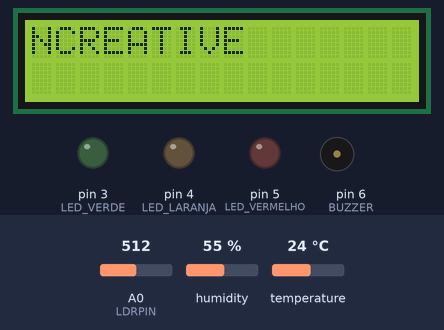
Recording of a sketch running on a simulated Arduino Uno, built with avr-gcc and run on an emulated ATmega328P. On the bench: 16×2 character LCD, output pins drawn as LEDs (lit = HIGH), buzzer (waves = sounding, pin HIGH). The inputs (shaded band) are chosen by the test bench; at power-on: A0 (LDRPIN) = 512, humidity 55 %, temperature 24 °C.

Above: at 0.1 s.
At 2.1 s:
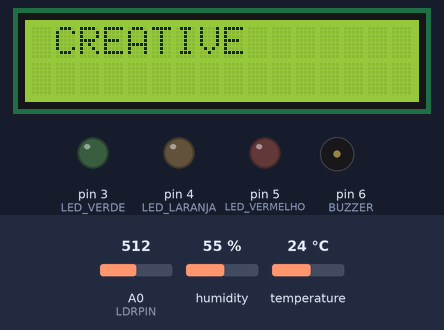
At 4.1 s:
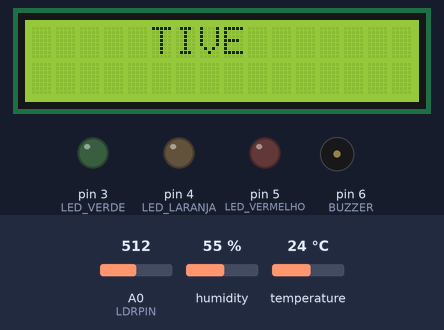
At 8.6 s:
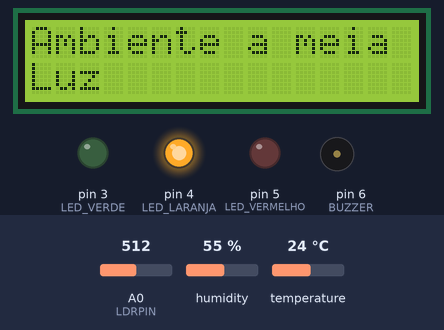
At 13.7 s:
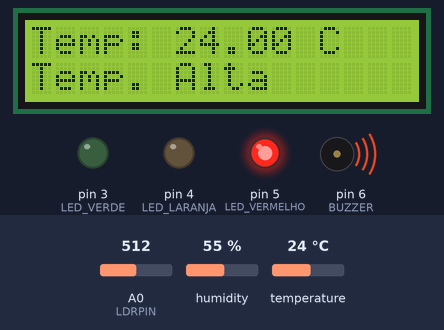
At 35.7 s:
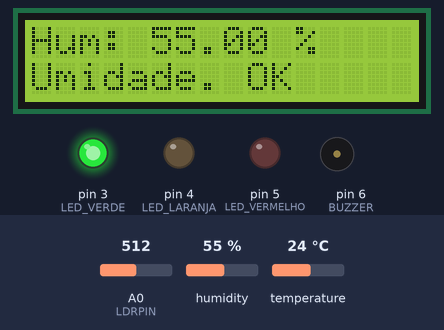
Timing chart, 0 to 37.2 s (numbered marks = the images above):
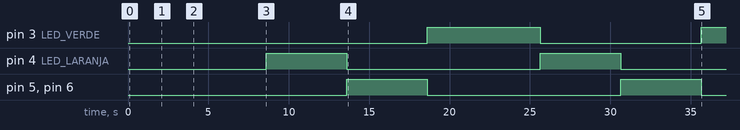

The sketch:

cp02edge.ino
```cpp
// Inclui as bibliotecas para o sensor DHT e o display LCD
#include <DHT.h>
#include <LiquidCrystal.h>

// Define os pinos para os sensores e dispositivos
#define DHTPIN 13
#define DHTTYPE DHT11
#define LDRPIN A0
#define LED_VERDE 3
#define LED_LARANJA 4
#define LED_VERMELHO 5
#define BUZZER 6

// Cria uma instância do sensor DHT e do display LCD
DHT dht(DHTPIN, DHTTYPE);
LiquidCrystal lcd(7, 8, 9, 10, 11, 12);

void setup() {
  // Configura os pinos dos LEDs e do buzzer como saída
  pinMode(LED_VERDE, OUTPUT);
  pinMode(LED_LARANJA, OUTPUT);
  pinMode(LED_VERMELHO, OUTPUT);
  pinMode(BUZZER, OUTPUT);

  // Inicia o display LCD com 16 colunas e 2 linhas
  lcd.begin(16, 2);

  // Inicia o sensor DHT
  dht.begin();

  // Exibe a mensagem inicial
  lcd.setCursor(0, 0);
  lcd.print("NCREATIVE");
  delay(2000); // Atraso de 2 segundos

  // Apaga a mensagem em forma de animação
  for (int posicao = 0; posicao < 9; posicao++) {
    lcd.setCursor(posicao, 0);
    lcd.print(" "); // Substitui cada caractere por um espaço
    delay(500); // Atraso de 0.5 segundo para a animação
  }
}

void loop() {
  // Adiciona um atraso para dar tempo ao DHT22 para fornecer uma leitura
  delay(2000);

  // Lê a umidade e a temperatura do sensor DHT
  float hum = dht.readHumidity();
  float temp = dht.readTemperature();

  // Lê a luminosidade do sensor LDR e mapeia o valor para um intervalo de 0 a 100
  int luz = analogRead(LDRPIN);
  luz = map(luz, 0, 1023, 0, 100);

  // Exibe a luminosidade no display LCD e controla os LEDs e o buzzer de acordo com a luminosidade
  lcd.clear();
  if (luz < 30) {
    lcd.print("Ambiente escuro");
    digitalWrite(LED_VERDE, HIGH);
    digitalWrite(LED_LARANJA, LOW);
    digitalWrite(LED_VERMELHO, LOW);
    digitalWrite(BUZZER, LOW);
  } else if (luz >= 30 && luz < 70) {
    lcd.print("Ambiente a meia");
    lcd.setCursor(0, 1);
    lcd.print("Luz");
    digitalWrite(LED_VERDE, LOW);
    digitalWrite(LED_LARANJA, HIGH);
    digitalWrite(LED_VERMELHO, LOW);
    digitalWrite(BUZZER, LOW);
  } else {
    lcd.print("Ambiente muito");
    lcd.setCursor(0, 1);
    lcd.print("Claro");
    digitalWrite(LED_VERDE, LOW);
    digitalWrite(LED_LARANJA, LOW);
    digitalWrite(LED_VERMELHO, HIGH);
    digitalWrite(BUZZER, HIGH);
  }
  delay(5000);

  // Exibe a temperatura no display LCD e controla os LEDs e o buzzer de acordo com a temperatura
  lcd.clear();
  lcd.print("Temp: ");
  lcd.print(temp);
  lcd.print(" C");
  lcd.setCursor(0, 1); // Move o cursor para a segunda linha
  if (temp >= 10 && temp <= 15) {
    lcd.print("Temp. OK");
    digitalWrite(LED_VERDE, HIGH);
    digitalWrite(LED_LARANJA, LOW);
    digitalWrite(LED_VERMELHO, LOW);
    digitalWrite(BUZZER, LOW);
  } else if (temp > 15) {
    lcd.print("Temp. Alta");
    digitalWrite(LED_VERDE, LOW);
    digitalWrite(LED_LARANJA, LOW);
    digitalWrite(LED_VERMELHO, HIGH);
    digitalWrite(BUZZER, HIGH);
  } else {
    lcd.print("Temp. Baixa");
    digitalWrite(LED_VERDE, LOW);
    digitalWrite(LED_LARANJA, LOW);
    digitalWrite(LED_VERMELHO, HIGH);
    digitalWrite(BUZZER, HIGH);
  }
  delay(5000);

  // Exibe a umidade no display LCD e controla os LEDs e o buzzer de acordo com a umidade
  lcd.clear();
  lcd.print("Hum: ");
  lcd.print(hum);
  lcd.print(" %");
  lcd.setCursor(0, 1); // Move o cursor para a segunda linha
  if (hum >= 50 && hum <= 70) {
    lcd.print("Umidade. OK");
    digitalWrite(LED_VERDE, HIGH);
    digitalWrite(LED_LARANJA, LOW);
    digitalWrite(LED_VERMELHO, LOW);
    digitalWrite(BUZZER, LOW);
  } else if (hum > 70) {
    lcd.print("Umidade. Alta");
    digitalWrite(LED_VERDE, LOW);
    digitalWrite(LED_LARANJA, LOW);
    digitalWrite(LED_VERMELHO, HIGH);
    digitalWrite(BUZZER, HIGH);
  } else {
    lcd.print("Umidade. Baixa");
    digitalWrite(LED_VERDE, LOW);
    digitalWrite(LED_LARANJA, LOW);
    digitalWrite(LED_VERMELHO, HIGH);
    digitalWrite(BUZZER, HIGH);
  }
  delay(5000);
}
```

Measured:
- by itself, pin 3 (LED_VERDE): LOW → HIGH at 18.6 s, → LOW 7.0 s later, → HIGH 10.0 s later
- by itself, pin 4 (LED_LARANJA), pin 5 (LED_VERMELHO), pin 6 (BUZZER): alternates HIGH for 5.0 s and LOW for 12.0 s
- what the display in image 1 shows lasts 0.5 s, from 2.1 s to 2.6 s
- what the display in image 3 shows lasts 5.0 s, from 8.6 s to 13.6 s
